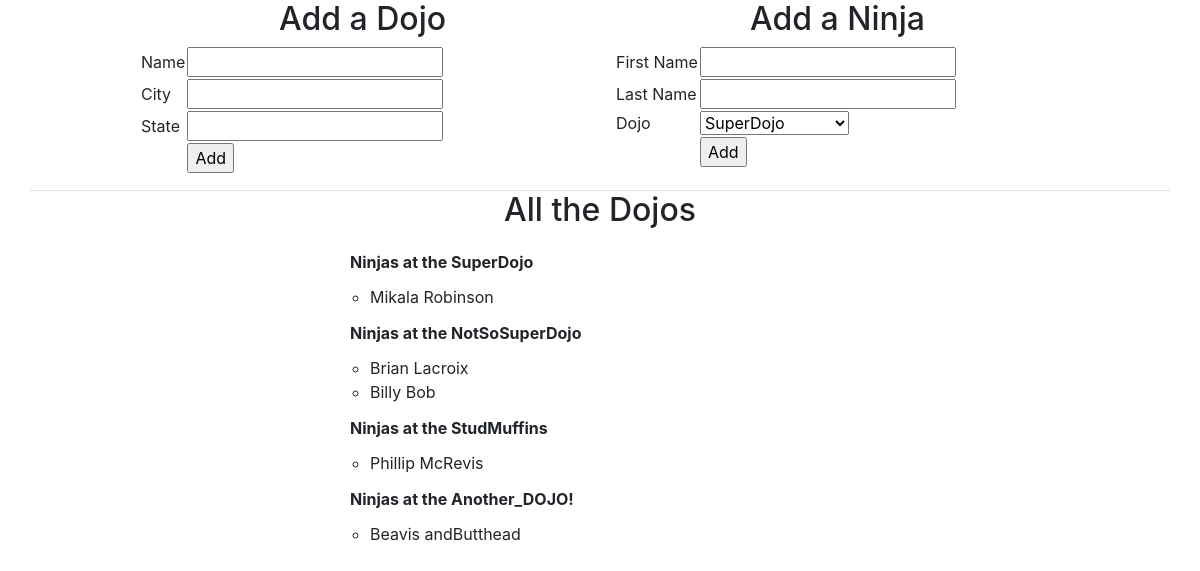
The app's page /, older data.
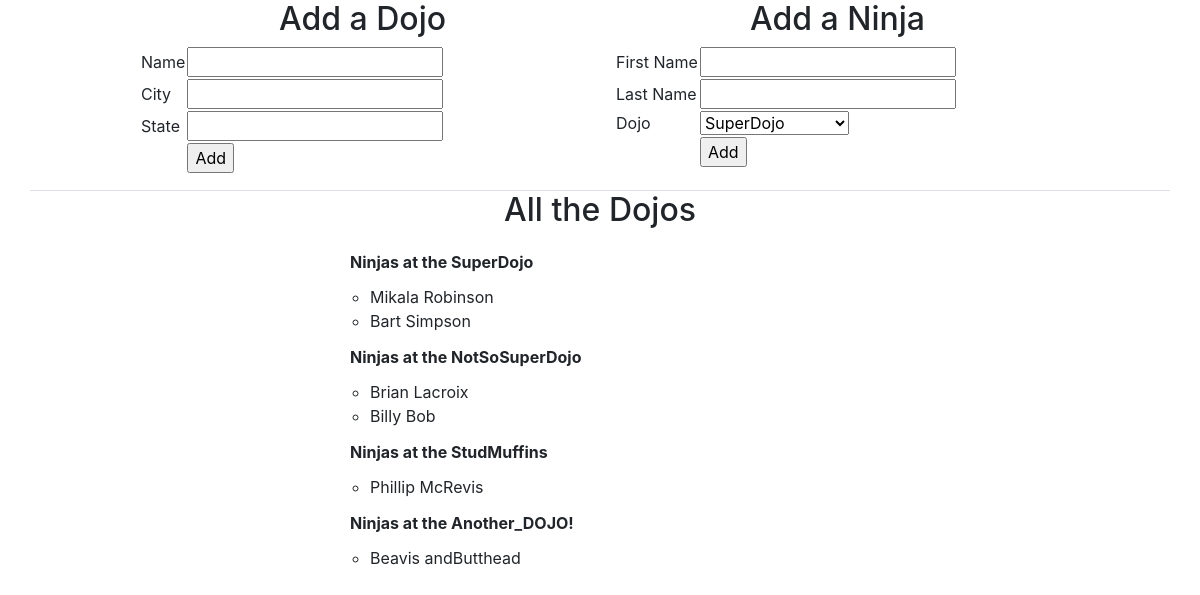
The same page, newer data.
### models.py (models this page shows)
class Dojo(db.Model):
    id = db.Column(db.Integer, primary_key=True)
    name = db.Column(db.String(45))
    city = db.Column(db.String(45))
    state = db.Column(db.String(45))
    created_at = db.Column(db.DateTime, server_default=func.now())    # notice the extra import statement above
    updated_at = db.Column(db.DateTime, server_default=func.now(), onupdate=func.now())

class User(db.Model):
    id = db.Column(db.Integer, primary_key=True)
    first_name = db.Column(db.String(45))
    last_name = db.Column(db.String(45))
    dojo_id = db.Column(db.Integer, db.ForeignKey('dojo.id'), nullable=False)
    created_at = db.Column(db.DateTime, server_default=func.now())    # notice the extra import statement above
    updated_at = db.Column(db.DateTime, server_default=func.now(), onupdate=func.now())

### controller_functions.py (the view)
def index():
    dojos=Dojo.query.all()
    ninjas=User.query.all()
    print ('*'*80)
    print ('all dojo data:')
    print (dojos)
    return render_template("index.html", dojos=dojos, ninjas=ninjas)

### templates/index.html (shortened to what this page needs)
<!DOCTYPE html>
<html lang="en">
<head>
    <link rel="stylesheet" href="https://stackpath.bootstrapcdn.com/bootstrap/4.3.1/css/bootstrap.min.css">
</head>
<body>
    <div class='container'>
        <div class='row border-bottom justify-content-center'>
            <div class='col-5'>
                <h2 class='text-center'>Add a Dojo</h2>
                <form class='form-group border-0' action="/dojos/create" method="POST">
                    <table class="table-borderless ">
                        <tr>
                            <td>Name</td>
                            <td><input type='text' name='dojo_name'></td>
                        </tr>
                        <tr>
                            <td>City</td>
                            <td><input type='text' name='dojo_city'></td>
                        </tr>
                        <tr>
                            <td>State</td>
                            <td><input type='text' name='dojo_state'></td>
                        </tr>
                        <tr>
                            <td></td>
                            <td><input type='submit' value='Add'></td>
                        </tr>
                    </table>
                </form>
            </div>
            <div class='col-5'>
                <h2 class='text-center'>Add a Ninja</h2>
                <form class='form-group' action="/users/create" method="POST">
                    <table class='table-borderless'>
                        <tr>
                            <td>First Name</td>
                            <td><input type='text' name='first_name'></td>
                        </tr>
                        <tr>
                            <td>Last Name</td>
                            <td><input type='text' name='last_name'></td>
                        </tr>
                        <tr>
                            <td>Dojo</td>
                            <td><select name='dojo'>
                                {% for dojo in dojos %}
                                <option value='{{dojo.id}}'>{{dojo.name}}</option>
                                {% endfor %}
                            </td>
                        </tr>
                        <tr>
                            <td></td>
                            <td><input type='submit' value='Add'></td>
                        </tr>
                    </table>
                </form>
            </div>
        </div>
        <div class='row justify-content-center'>
            <div class='col-6' >
                <h2 class='text-center'>All the Dojos</h2>
                <ul class='list-group'>
                    {% for dojo in dojos %}
                    <li class='list-group-item border-0 font-weight-bold'>Ninjas at the {{ dojo.name }}</li>
                    <ul>
                        {% for ninja in ninjas %}
                        {% if dojo.id == ninja.dojo_id %}
                        <li>{{ninja.first_name}} {{ninja.last_name}}</li>
                        {% endif %}
                        {% endfor %}
                    </ul>
                    {% endfor %}
                </ul>
            </div>
        </div>
    </div>
</body>
</html>

Row changes from the older to the newer data that the page shows:
added User: first_name "Bart", last_name "Simpson", shown under Dojo "SuperDojo"
